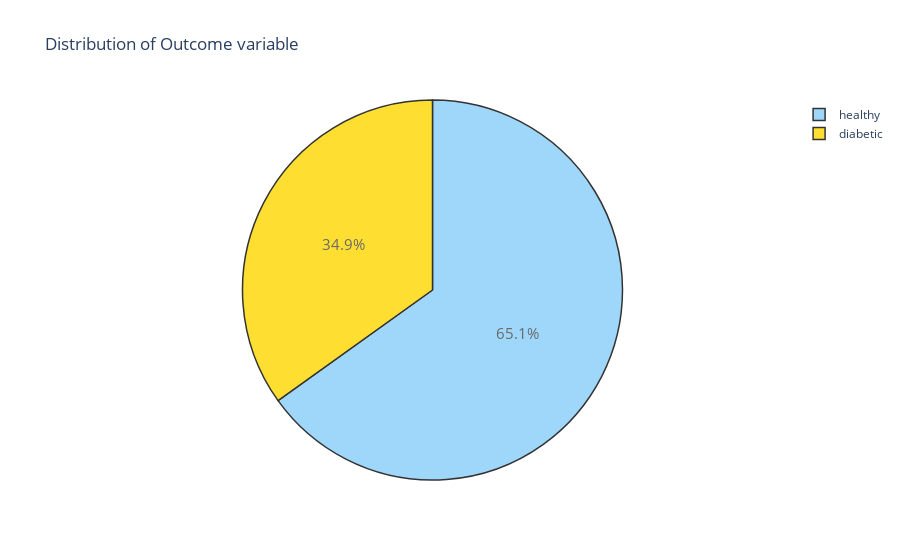

Notebook code cell kept with this figure:
### Markdown cell above
# EDA for the pregnant women dataset

### Code cell
data = data.rename(columns={'DiabetesPedigreeFunction':'DiabetesPedigree' })
D = data[(data['Outcome'] != 0)]
H = data[(data['Outcome'] == 0)]

def target_percent():
    trace = go.Pie(labels = ['healthy','diabetic'], values = data['Outcome'].value_counts(), 
                   textfont=dict(size=15), opacity = 0.8,
                   marker=dict(colors=['lightskyblue', 'gold'], 
                               line=dict(color='#000000', width=1.5)))


    layout = dict(title =  'Distribution of Outcome variable')

    fig = dict(data = [trace], layout=layout)
    py.iplot(fig)
    
target_percent()

### Figure 1 — Plotly figure (JSON) as saved in the notebook; plotly's stock layout.template omitted (floating-point values rounded to 4 significant figures)
{"data": [{"labels": ["healthy", "diabetic"], "marker": {"colors": ["lightskyblue", "gold"], "line": {"color": "#000000", "width": 1.5}}, "opacity": 0.8, "textfont": {"size": 15}, "type": "pie", "values": [500, 268]}], "layout": {"title": {"text": "Distribution of Outcome variable"}}}
